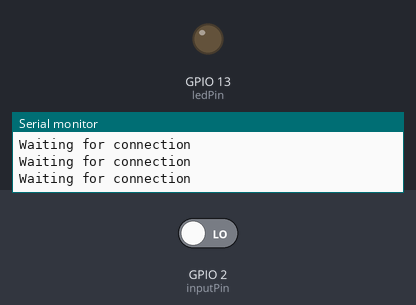
A sketch run on a simulated ESP8266 (NodeMCU). Shown: output pins drawn as LEDs (lit = HIGH), the last lines printed to the serial monitor. The inputs (shaded band) are chosen by the test bench; at power-on: GPIO 2 (inputPin) LOW. WiFi joins after 1.5 s; servers stay silent unless stated; uploads are accepted with an empty reply.

Above: at 2.7 s.
2.8 s: GPIO 2 (inputPin) driven HIGH
At 4.1 s:
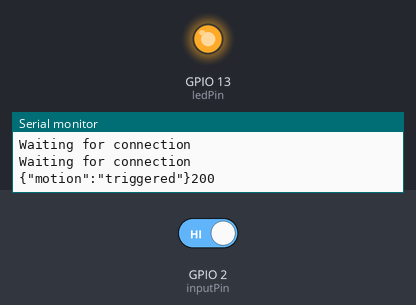
Timing chart, 0 to 5.8 s (numbered marks = the images above; inputs shaded):
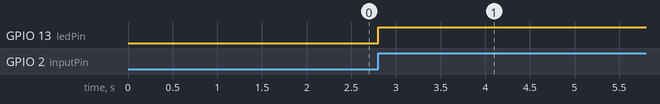

The sketch:

motionSensor.ino
```cpp
#include <ESP8266HTTPClient.h>
#include <ESP8266WiFi.h>
#include <ArduinoJson.h>

int ledPin = 13;                // choose the pin for the LED
int inputPin = 2;               // choose the input pin (for PIR sensor)
int pirState = LOW;             // we start, assuming no motion detected
int val = 0;                    // variable for reading the pin status

void setup() {
  pinMode(ledPin, OUTPUT);      // declare LED as output
  pinMode(inputPin, INPUT);     // declare sensor as input

  WiFi.begin("PetarIvo", "perosero11122");   //WiFi connection

  while (WiFi.status() != WL_CONNECTED) {  //Wait for the WiFI connection completion

  delay(500);
  Serial.println("Waiting for connection");

  }

  Serial.begin(115200);
}

void loop(){
  val = digitalRead(inputPin);  // read input value
  if (val == HIGH) {            // check if the input is HIGH
    digitalWrite(ledPin, HIGH); // turn LED ON

    StaticJsonBuffer<200> jsonBuffer;

    JsonObject& root = jsonBuffer.createObject();
    root["motion"] = "triggered";
    if(WiFi.status()== WL_CONNECTED){   //Check WiFi connection status

      HTTPClient http;    //Declare object of class HTTPClient

      http.begin("http://192.168.1.8:8000/listen");      //Specify request destination
      http.addHeader("Content-Type", "application/json");  //Specify content-type header
      root.printTo(Serial);

      String json;
      root.printTo(json);
      int httpCode = http.POST(json);   //Send the request
      String payload = http.getString();                                        //Get the response payload

      Serial.println(httpCode);   //Print HTTP return code
      Serial.println(payload);    //Print request response payload

      http.end();  //Close connection
      delay(5000);
    }else{
      Serial.println("Error in WiFi connection");
    }
  }else{
    digitalWrite(ledPin, LOW); // turn LED OFF
  }
}
```

Measured:
- after the input at 2.8 s, GPIO 13 (ledPin): LOW → HIGH at once
